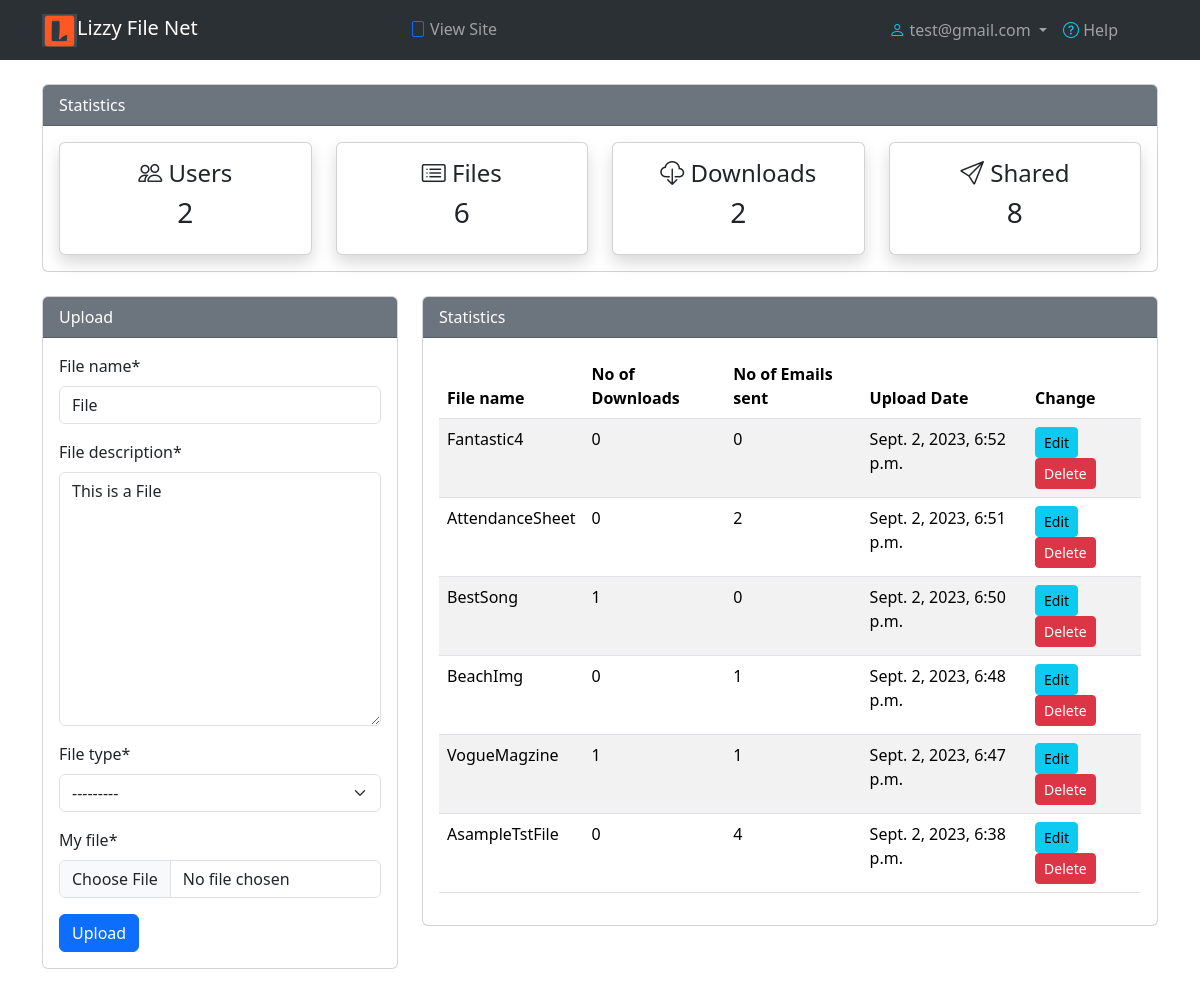
/admin_panel/ (signed in), run on the app's committed database.
### users/models.py (models this page shows, shortened)
class CustomUser(AbstractUser):
    email = models.EmailField(unique=True)
    profilePicture = models.ImageField(default='default/defaultpicture.jpg', upload_to='profileImages')

### dashboard/models.py (models this page shows, shortened)
class MyFileManager(models.Model):
    file_name = models.CharField(max_length=200, default="File", blank=False)  # title
    file_description = models.TextField(default='This is a File', max_length=200, blank=False) # description
    file_type = models.CharField(max_length=20, choices=MYFILETYPES)
    my_file = models.FileField(upload_to="all_files")
    ids = models.AutoField(primary_key=True)
    file_upload_date =  models.DateTimeField(auto_now_add=True)
    downloadCount = models.PositiveIntegerField(default=0, blank=True)
    emailCount = models.PositiveIntegerField(default=0, blank=True)
    class Meta:
        ordering = ('-file_upload_date',)

### dashboard/views.py (the view)
# urls.py: path('admin_panel/', views.admin_panel, name="admin_panel" ),
@login_required
def admin_panel(request):
    the_files = MyFileManager.objects.all()
    totalUsers = CustomUser.objects.all().count()
    totalNumberOfDownloads = calculateDownloadTotal(the_files)
    if request.method == "POST":
        form  = MyFileManagerForm(request.POST, request.FILES)
        if form.is_valid():
            form.save()
            return redirect('admin_panel')
    else:
        form = MyFileManagerForm()
    context = {
        'the_files': the_files,
        'form': form,
        'totalUsers': totalUsers,
        'emailTotal': totalNumberOfDownloads[0],
        'downloadTotal': totalNumberOfDownloads[1],
    }
    return render(
        request=request,
        template_name='dashboard/admin_panel.html',
        context=context
    )

### dashboard/forms.py
class MyFileManagerForm(forms.ModelForm):
    class Meta:
        model = MyFileManager
        fields = ('file_name', 'file_description', 'file_type', 'my_file')

### dashboard/views.py (called while the page is built)
def calculateDownloadTotal(the_files):
    emailTotal = 0
    downloadTotal = 0
    for the_file in the_files:
        emailTotal += the_file.emailCount
        downloadTotal += the_file.downloadCount
    return [emailTotal, downloadTotal]

### templates/dashboard/admin_panel.html (shortened to what this page needs)
{% extends 'base/base_bootstrap.html' %}
{% load static %}
{% load crispy_forms_tags %}
{% block content %}
    {% if user.is_authenticated and user.is_staff and user.is_superuser %}
        <nav class="navbar-first navbar  navbar-expand-lg bg-body-tertiary sticky-top"  data-bs-theme='dark'>
        <div class="container ">
            <a class="navbar-brand" href="{% url 'dashboard-index' %}">
                <img src="{% static '/images/lizzylogo.PNG' %}" alt="logo" width="35" height="auto" class="d-inline-block align-text-top">Lizzy File Net
            </a>
            <div class="collapse navbar-collapse" id="navbarSupportedContent">
            <ul class="nav-underline navbar-nav m-auto mb-2 mb-lg-0">
                <li class="nav-item">
                <a class="nav-link" href="{% url 'dashboard-index' %}">
                    <span class='text-primary'><i class="bi bi-file"></i></span>
                    View Site
                </a>
                </li>
            </ul>
            <ul class="navbar-nav ms-auto mb-2 mb-lg-0">
                <li class="nav-item dropdown">
                <a class="nav-link dropdown-toggle" href="#" role="button" data-bs-toggle="dropdown" aria-expanded="false">
                    <span class='text-info'><i class="bi bi-person"></i></span>
                    {{ user.email }}
                </a>
                </li>
                <li class="nav-item">
                    <a class="nav-link" href="#">
                        <span class='text-info'><i class="bi bi-question-circle"></i></span>
                        Help
                    </a>
                </li>
            <ul>
            </div>
        </div>
        </nav>
        <br>
        <div class='container'>
                    <div class="card">
                        <div class="card-header bg-secondary  text-white">
                            Statistics
                        </div>
                        <div class="card-body">
                            <div class="row">
                                <div class="col-md-3">
                                    <a class="text-decoration-none text-dark" href="#">
                                        <div class="card my-card shadow">
                                            <div class="card-body text-center">
                                                <h4> <span><i class="bi bi-people"></i></i></span> Users </h4>
                                                <h3> {{ totalUsers }} </h3>
                                            </div>
                                        </div>
                                    </a>
                                </div>
                                <div class="col-md-3">
                                    <a class="text-decoration-none text-dark" href="#">
                                        <div class="card my-card shadow">
                                            <div class="card-body text-center">
                                                <h4> <span><i class="bi bi-card-list"></i></span> Files </h4>
                                                <h3> {{ the_files.count }}</h3>
                                            </div>
                                        </div>
                                    </a>
                                </div>
                                <div class="col-md-3">
                                    <a class="text-decoration-none text-dark" href="#">
                                        <div class="card my-card shadow">
                                            <div class="card-body text-center">
                                                <h4> <span><i class="bi bi-cloud-download"></i></span> Downloads
                                                <h3> {{ downloadTotal }}</h3>
                                            </div>
                                        </div>
                                    </a>
                                </div>
                                <div class="col-md-3">
                                    <a class="text-decoration-none text-dark" href="#">
                                        <div class="card my-card shadow">
                                            <div class="card-body text-center">
                                                <h4> <span> <i class="bi bi-send"></i> </span> Shared </h4>
                                                <h3> {{ emailTotal }} </h3>
                                            </div>
                                        </div>
                                    </a>
                                </div>
                            </div>
                        </div>
                    </div>
        </div>
        <div class='container'>
            <div class="row">
                <div class="col-md-4 mt-4">
                    <div class="card">
                        <div class="card-header bg-secondary text-white  ">
                            Upload
                        </div>
                        <div class="card-body">
                            <form method="POST" enctype="multipart/form-data">
                                {{ form|crispy  }}
                                <input class="btn btn-primary" type="submit" value="Upload">
                            </form>
                        </div>
                    </div>
                </div>
                <div class="col-md-8 mt-4">
                    <div class="card">
                        <div class="card-header bg-secondary  text-white">
                            Statistics
                        </div>
                        <div class="card-body">
                            <table class="table table table-striped">
                            <thead>
                                <tr>
                                <th scope="col"> File name </th>
                                <th scope="col"> No of Downloads </th>
                                <th scope="col"> No of Emails sent </th>
                                <th scope="col"> Upload Date </th>
                                <th scope="col"> Change </th>
                                </tr>
                            </thead>
                            <tbody>
                                {% for the_file in the_files %}
                                <tr>
                                    <td> {{ the_file.file_name }} </td>
                                    <td> {{ the_file.downloadCount }} </td>
                                    <td> {{ the_file.emailCount }} </td>
                                    <td> {{the_file.file_upload_date}} </td>
                                    <td>
                                        <a class="btn btn-info btn-sm" href="{% url 'file_update' the_file.ids %}">Edit</a>
                                        <a class="btn btn-danger btn-sm" href="{% url 'file_delete' the_file.ids %}">Delete</a>
                                    </td>
                                </tr>
                                {% endfor %}
                            </tbody>
                            </table>
                        </div>
                    </div>
                </div>
            </div>
        </div>
        <br><br>
    {% else %}
        <div class="container">
            <p>You are not authorised to view this page </p>
        </div>
    {% endif %}
{% endblock %}

### data on the page
CustomUser: email "test@gmail.com"
MyFileManager: file_name "Fantastic4", downloadCount "0", emailCount "0", file_upload_date "Sept. 2, 2023, 6:52 p.m."
MyFileManager: file_name "AttendanceSheet", downloadCount "0", emailCount "2", file_upload_date "Sept. 2, 2023, 6:51 p.m."
MyFileManager: file_name "BestSong", downloadCount "1", emailCount "0", file_upload_date "Sept. 2, 2023, 6:50 p.m."
MyFileManager: file_name "BeachImg", downloadCount "0", emailCount "1", file_upload_date "Sept. 2, 2023, 6:48 p.m."
MyFileManager: file_name "VogueMagzine", downloadCount "1", emailCount "1", file_upload_date "Sept. 2, 2023, 6:47 p.m."
MyFileManager: file_name "AsampleTstFile", downloadCount "0", emailCount "4", file_upload_date "Sept. 2, 2023, 6:38 p.m."

### other printed values
{{ totalUsers }} "2"
{{ the_files.count }} "6"
{{ downloadTotal }} "2"
{{ emailTotal }} "8"
